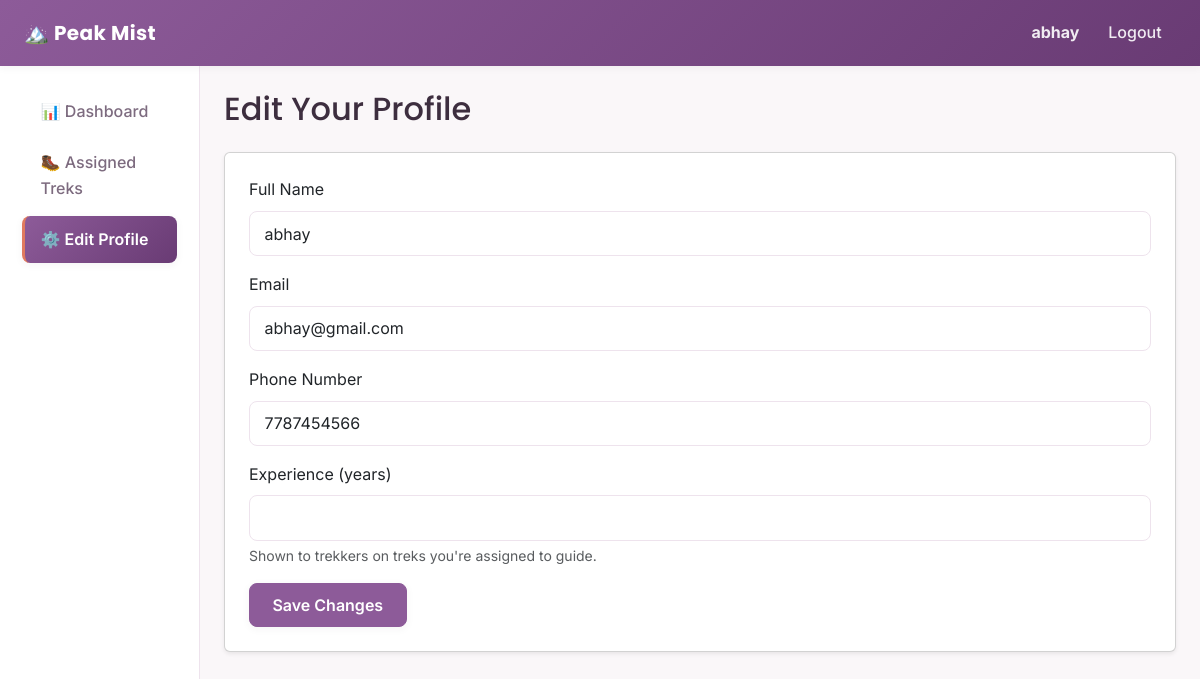
The page /staff/profile/edit (signed in) on the database its author committed.
### backend/models.py (models this page shows, shortened)
class User(db.Model, UserMixin):
    __tablename__ = "users"
    id = db.Column(db.Integer, primary_key=True)
    username = db.Column(db.String(80), unique=True, nullable=False)
    password_hash = db.Column(db.String(200), nullable=False)
    full_name = db.Column(db.String(120), nullable=False)
    email = db.Column(db.String(120), unique=True, nullable=False)
    phone = db.Column(db.String(20), nullable=True)
    role = db.Column(db.String(20), nullable=False, default="user")
    is_blacklisted = db.Column(db.Boolean, default=False, nullable=False)
    created_at = db.Column(db.DateTime, default=datetime.utcnow)
    staff_profile = db.relationship(
        "StaffProfile",
        backref="user",
        uselist=False,
        cascade="all, delete-orphan"
    )
    bookings = db.relationship(
        "Booking",
        backref="user",
        cascade="all, delete-orphan"
    )

### backend/routes.py (the view, shortened to what this page needs)
@staff_bp.route("/profile/edit", methods=["GET", "POST"])
@login_required
@role_required("staff")
def edit_profile():
    return render_template("staff/edit_profile.html", staff=current_user)

### backend/routes.py (called while the page is built)
def role_required(*allowed_roles):
    def decorator(view_function):
        @wraps(view_function)
        def wrapped_view(*args, **kwargs):
            if current_user.role not in allowed_roles:
                abort(403)
            return view_function(*args, **kwargs)
        return wrapped_view
    return decorator

### templates/staff/edit_profile.html (shortened to what this page needs)
{% extends "layout_dashboard.html" %}
{% set active_page = 'profile' %}
{% block content %}
<h2 class="mb-4">Edit Your Profile</h2>
<div class="card shadow-sm">
    <div class="card-body p-4">
        <form method="POST" action="{{ url_for('staff.edit_profile') }}">
            <div class="mb-3">
                <label for="full_name" class="form-label">Full Name</label>
                <input type="text" class="form-control" id="full_name" name="full_name"
                       value="{{ staff.full_name }}" required>
            </div>
            <div class="mb-3">
                <label for="email" class="form-label">Email</label>
                <input type="email" class="form-control" id="email" name="email"
                       value="{{ staff.email }}" required>
            </div>
            <div class="mb-3">
                <label for="phone" class="form-label">Phone Number</label>
                <input type="text" class="form-control" id="phone" name="phone"
                       value="{{ staff.phone or '' }}">
            </div>
            <div class="mb-3">
                <label for="experience_years" class="form-label">Experience (years)</label>
                <input type="number" min="0" max="60" class="form-control" id="experience_years" name="experience_years"
                       value="{{ staff.staff_profile.details.experience_years if staff.staff_profile and staff.staff_profile.details and staff.staff_profile.details.experience_years is not none else '' }}">
                <div class="form-text">Shown to trekkers on treks you're assigned to guide.</div>
            </div>
            <button type="submit" class="btn btn-trek">Save Changes</button>
        </form>
    </div>
</div>
{% endblock %}

### templates/layout_dashboard.html (shortened to what this page needs)
<!DOCTYPE html>
<html lang="en">
<head>
    <link
        href="https://cdnjs.cloudflare.com/ajax/libs/bootstrap/5.3.3/css/bootstrap.min.css"
        rel="stylesheet">
    <link rel="stylesheet" href="{{ url_for('static', filename='css/styles.css') }}">
</head>
<body>
    <nav class="navbar navbar-expand-lg navbar-trek">
        <div class="container-fluid px-4">
            <a class="navbar-brand fw-bold" href="{{ url_for('auth.home') }}">
                🏔️ Peak Mist
            </a>
            <div class="navbar-collapse" id="navMenu">
                <ul class="navbar-nav ms-auto align-items-lg-center">
                    <li class="nav-item">
                        <span class="nav-link">
                            <strong>{{ current_user.full_name }}</strong>
                        </span>
                    </li>
                    <li class="nav-item">
                        <a class="nav-link" href="{{ url_for('auth.logout') }}">Logout</a>
                    </li>
                </ul>
            </div>
        </div>
    </nav>
    <div class="container-fluid">
        <div class="row">
            <nav class="col-md-3 col-lg-2 sidebar">
                <ul class="nav flex-column">
                    {% if current_user.role == 'admin' %}
                        <li class="nav-item">
                            <a class="nav-link {% if active_page == 'dashboard' %}active{% endif %}"
                               href="{{ url_for('admin.dashboard') }}">📊 Dashboard</a>
                        </li>
                        <li class="nav-item">
                            <a class="nav-link {% if active_page == 'treks' %}active{% endif %}"
                               href="{{ url_for('admin.treks') }}">🥾 Manage Treks</a>
                        </li>
                        <li class="nav-item">
                            <a class="nav-link {% if active_page == 'staff' %}active{% endif %}"
                               href="{{ url_for('admin.staff_list') }}">👥 Manage Staff</a>
                        </li>
                        <li class="nav-item">
                            <a class="nav-link {% if active_page == 'users' %}active{% endif %}"
                               href="{{ url_for('admin.users_list') }}">🧑‍🤝‍🧑 Manage Users</a>
                        </li>
                        <li class="nav-item">
                            <a class="nav-link {% if active_page == 'bookings' %}active{% endif %}"
                               href="{{ url_for('admin.bookings_list') }}">📅 Bookings</a>
                        </li>
                        <li class="nav-item">
                            <a class="nav-link {% if active_page == 'search' %}active{% endif %}"
                               href="{{ url_for('admin.search') }}">🔍 Search</a>
                        </li>
                        <li class="nav-item">
                            <a class="nav-link {% if active_page == 'analytics' %}active{% endif %}"
                               href="{{ url_for('admin.analytics') }}">📈 Analytics</a>
                        </li>
                    {% elif current_user.role == 'staff' %}
                        <li class="nav-item">
                            <a class="nav-link {% if active_page == 'dashboard' %}active{% endif %}"
                               href="{{ url_for('staff.dashboard') }}">📊 Dashboard</a>
                        </li>
                        <li class="nav-item">
                            <a class="nav-link {% if active_page == 'assigned_treks' %}active{% endif %}"
                               href="{{ url_for('staff.assigned_treks') }}">🥾 Assigned Treks</a>
                        </li>
                        <li class="nav-item">
                            <a class="nav-link {% if active_page == 'profile' %}active{% endif %}"
                               href="{{ url_for('staff.edit_profile') }}">⚙️ Edit Profile</a>
                        </li>
                    {% endif %}
                </ul>
            </nav>
            <main class="col-md-9 col-lg-10 p-4">
                {% block content %}{% endblock %}
            </main>
        </div>
    </div>
</body>
</html>

### static/css/styles.css (style rules this page uses)
:root { --sky: #8d5b99; --sky-deep: #693b74; --sky-pale: #f6eef7; --mint: #e07a5f; --mint-deep: #c2593e; --mint-pale: #fdf1ee; --cloud: #ffffff; --cloud-tint: #faf7f9; --line: #eee3ed; --ink: #3d2e3f; --ink-soft: #7d6b7f; --amber: #f4d35e; --coral: #f28482; --lilac: #b5a2e3; --shadow-sm: 0 2px 8px rgba(61, 46, 63, 0.05); --shadow-md: 0 8px 24px rgba(61, 46, 63, 0.08); --shadow-lg: 0 16px 40px rgba(61, 46, 63, 0.12); --radius: 14px; --radius-sm: 8px; }
* { box-sizing: border-box; }
body { background-color: var(--cloud-tint); font-family: "Inter", "Segoe UI", Arial, sans-serif; color: var(--ink); line-height: 1.6; }
h1, h2, h3, h4, h5, h6 { font-family: "Poppins", "Segoe UI", Arial, sans-serif; color: var(--ink); }
a { color: var(--sky-deep); text-decoration: none; }
.navbar-trek { background: linear-gradient(135deg, var(--sky) 0%, var(--sky-deep) 100%) !important; box-shadow: var(--shadow-sm); padding-top: 0.75rem; padding-bottom: 0.75rem; }
.navbar-trek .navbar-brand { color: #ffffff !important; font-family: "Poppins", sans-serif; font-weight: 700; letter-spacing: 0.02em; }
.navbar-trek .nav-link { color: rgba(255, 255, 255, 0.9) !important; font-weight: 500; border-radius: var(--radius-sm); padding: 0.45rem 0.9rem !important; transition: background-color 0.2s ease, color 0.2s ease; }
.btn-trek { background-color: var(--sky); border-color: var(--sky); color: #ffffff; font-weight: 600; border-radius: var(--radius-sm); padding: 0.55rem 1.4rem; box-shadow: var(--shadow-sm); transition: transform 0.15s ease, box-shadow 0.15s ease, background-color 0.15s ease; }
.btn { border-radius: var(--radius-sm); }
.sidebar { background-color: var(--cloud); border-right: 1px solid var(--line); min-height: calc(100vh - 56px); padding-top: 1.25rem; }
.sidebar .nav-link { display: flex; align-items: center; gap: 0.65rem; color: var(--ink-soft); padding: 0.65rem 1rem; border-radius: var(--radius-sm); margin: 0.15rem 0.6rem; font-weight: 500; border-left: 3px solid transparent; transition: background-color 0.2s ease, color 0.2s ease, border-color 0.2s ease; }
.sidebar .nav-link.active { background: linear-gradient(135deg, var(--sky) 0%, var(--sky-deep) 100%); color: #ffffff; font-weight: 600; border-left-color: var(--mint); box-shadow: var(--shadow-sm); }
.form-control, .form-select { border-radius: var(--radius-sm); border: 1px solid var(--line); padding: 0.6rem 0.9rem; }

### rows shown on the page
User: full_name "abhay", email "abhay@gmail.com", phone "7787454566"
